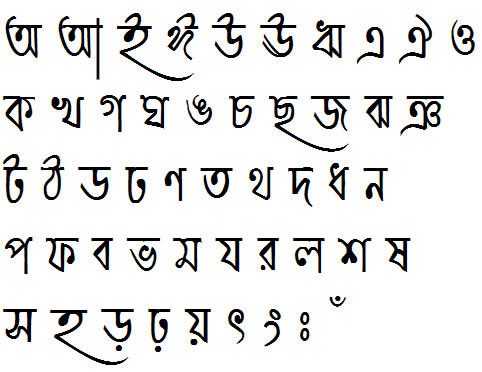
#> input picture images/oakkha.jpg, 482 x 372 px
$ jupyter execute main.ipynb
#> lines starting #> are read from the running program, lines starting #| are printed output that depends on the picture
[cell 1]
import cv2
import numpy as np

img = cv2.imread('../images/oakkha.jpg', 0)
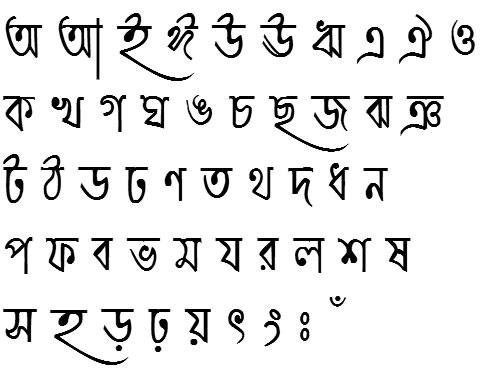
#> img: shape (372, 482); min 0, max 255, mean 229.6
cv2.imshow('Input', img)

kernel = np.ones((5, 5), np.uint8)

img_erosion = cv2.erode(img, kernel, iterations=1)
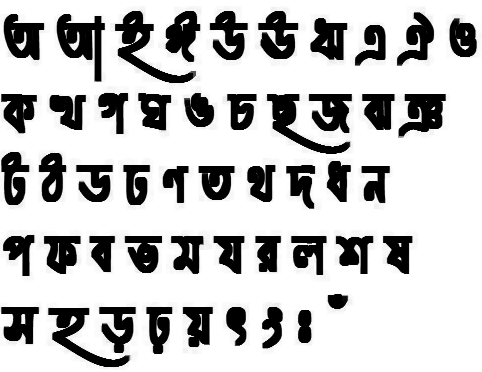
#> img_erosion: shape (372, 482); min 0, max 255, mean 193.7
img_dilation = cv2.dilate(img, kernel, iterations=1)
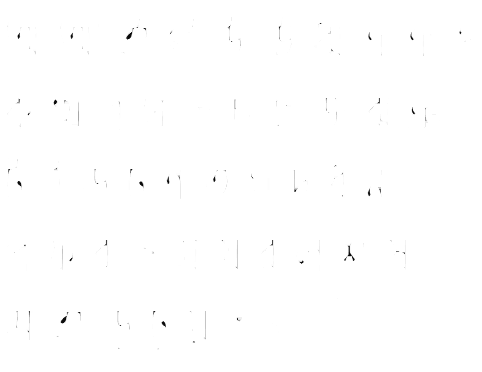
#> img_dilation: shape (372, 482); min 4, max 255, mean 254.4


cv2.imshow('Erosion', img_erosion)
cv2.imshow('Dilation', img_dilation)

cv2.waitKey(0)
cv2.destroyAllWindows()
